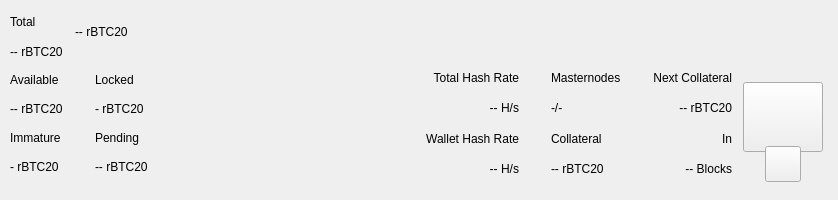
<?xml version="1.0" encoding="UTF-8"?>
<ui version="4.0">
 <class>TopBar</class>
 <widget class="QWidget" name="TopBar">
  <property name="geometry">
   <rect>
    <x>0</x>
    <y>0</y>
    <width>838</width>
    <height>200</height>
   </rect>
  </property>
  <property name="minimumSize">
   <size>
    <width>0</width>
    <height>200</height>
   </size>
  </property>
  <property name="maximumSize">
   <size>
    <width>16777215</width>
    <height>200</height>
   </size>
  </property>
  <property name="windowTitle">
   <string>Form</string>
  </property>
  <layout class="QVBoxLayout" name="verticalLayout_10" stretch="0">
   <property name="spacing">
    <number>0</number>
   </property>
   <property name="leftMargin">
    <number>0</number>
   </property>
   <property name="topMargin">
    <number>0</number>
   </property>
   <property name="rightMargin">
    <number>0</number>
   </property>
   <property name="bottomMargin">
    <number>0</number>
   </property>
   <item>
    <widget class="PFBorderImage" name="containerTop">
     <layout class="QVBoxLayout" name="verticalLayout_11">
      <property name="spacing">
       <number>0</number>
      </property>
      <property name="leftMargin">
       <number>0</number>
      </property>
      <property name="topMargin">
       <number>0</number>
      </property>
      <property name="rightMargin">
       <number>0</number>
      </property>
      <property name="bottomMargin">
       <number>0</number>
      </property>
      <item>
       <widget class="QWidget" name="top_container_2" native="true">
        <property name="minimumSize">
         <size>
          <width>0</width>
          <height>65</height>
         </size>
        </property>
        <layout class="QHBoxLayout" name="top_container">
         <property name="spacing">
          <number>0</number>
         </property>
         <property name="leftMargin">
          <number>10</number>
         </property>
         <property name="topMargin">
          <number>0</number>
         </property>
         <property name="rightMargin">
          <number>10</number>
         </property>
         <property name="bottomMargin">
          <number>0</number>
         </property>
         <item>
          <layout class="QHBoxLayout" name="horizontalLayout_4">
           <property name="spacing">
            <number>12</number>
           </property>
           <property name="rightMargin">
            <number>0</number>
           </property>
           <item>
            <widget class="QWidget" name="widgetAmount" native="true">
             <layout class="QVBoxLayout" name="verticalLayout_2">
              <property name="spacing">
               <number>2</number>
              </property>
              <property name="leftMargin">
               <number>0</number>
              </property>
              <property name="topMargin">
               <number>8</number>
              </property>
              <property name="rightMargin">
               <number>0</number>
              </property>
              <property name="bottomMargin">
               <number>0</number>
              </property>
              <item>
               <widget class="QLabel" name="labelTitle1">
                <property name="text">
                 <string>Total</string>
                </property>
               </widget>
              </item>
              <item>
               <widget class="PrivateQLabel" name="labelAmountPiv">
                <property name="text">
                 <string notr="true">-- rBTC20</string>
                </property>
               </widget>
              </item>
             </layout>
            </widget>
           </item>
           <item alignment="Qt::AlignVCenter">
            <widget class="QWidget" name="widgetTopAmount" native="true">
             <property name="sizePolicy">
              <sizepolicy hsizetype="Preferred" vsizetype="Maximum">
               <horstretch>0</horstretch>
               <verstretch>0</verstretch>
              </sizepolicy>
             </property>
             <layout class="QHBoxLayout" name="horizontalLayout_5">
              <property name="spacing">
               <number>0</number>
              </property>
              <property name="leftMargin">
               <number>0</number>
              </property>
              <property name="topMargin">
               <number>0</number>
              </property>
              <property name="rightMargin">
               <number>0</number>
              </property>
              <property name="bottomMargin">
               <number>0</number>
              </property>
              <item alignment="Qt::AlignTop">
               <widget class="PrivateQLabel" name="labelAmountTopPiv">
                <property name="minimumSize">
                 <size>
                  <width>0</width>
                  <height>36</height>
                 </size>
                </property>
                <property name="styleSheet">
                 <string notr="true">padding:0px;margin:0px;</string>
                </property>
                <property name="text">
                 <string notr="true">-- rBTC20</string>
                </property>
               </widget>
              </item>
             </layout>
            </widget>
           </item>
           <item>
            <spacer name="horizontalSpacer">
             <property name="orientation">
              <enum>Qt::Horizontal</enum>
             </property>
             <property name="sizeHint" stdset="0">
              <size>
               <width>40</width>
               <height>20</height>
              </size>
             </property>
            </spacer>
           </item>
           <item alignment="Qt::AlignRight">
            <widget class="QWidget" name="layoutSync" native="true">
             <property name="minimumSize">
              <size>
               <width>0</width>
               <height>36</height>
              </size>
             </property>
             <property name="maximumSize">
              <size>
               <width>16777215</width>
               <height>36</height>
              </size>
             </property>
             <layout class="QVBoxLayout" name="verticalLayout_9">
              <property name="leftMargin">
               <number>0</number>
              </property>
              <property name="topMargin">
               <number>0</number>
              </property>
              <property name="rightMargin">
               <number>0</number>
              </property>
              <property name="bottomMargin">
               <number>0</number>
              </property>
              <item>
               <widget class="ExpandableButton" name="pushButtonSync" native="true">
                <property name="minimumSize">
                 <size>
                  <width>36</width>
                  <height>36</height>
                 </size>
                </property>
                <property name="maximumSize">
                 <size>
                  <width>16777215</width>
                  <height>36</height>
                 </size>
                </property>
               </widget>
              </item>
             </layout>
            </widget>
           </item>
           <item>
            <widget class="ExpandableButton" name="pushButtonHDUpgrade" native="true">
             <property name="minimumSize">
              <size>
               <width>36</width>
               <height>36</height>
              </size>
             </property>
             <property name="maximumSize">
              <size>
               <width>16777215</width>
               <height>36</height>
              </size>
             </property>
            </widget>
           </item>
           <item>
            <widget class="ExpandableButton" name="pushButtonStack" native="true">
             <property name="minimumSize">
              <size>
               <width>36</width>
               <height>36</height>
              </size>
             </property>
             <property name="maximumSize">
              <size>
               <width>16777215</width>
               <height>36</height>
              </size>
             </property>
            </widget>
           </item>
           <item>
            <widget class="ExpandableButton" name="pushButtonConf" native="true">
             <property name="minimumSize">
              <size>
               <width>36</width>
               <height>36</height>
              </size>
             </property>
             <property name="maximumSize">
              <size>
               <width>16777215</width>
               <height>36</height>
              </size>
             </property>
            </widget>
           </item>
           <item>
            <widget class="ExpandableButton" name="pushButtonMasternodes" native="true">
             <property name="minimumSize">
              <size>
               <width>36</width>
               <height>36</height>
              </size>
             </property>
             <property name="maximumSize">
              <size>
               <width>16777215</width>
               <height>36</height>
              </size>
             </property>
            </widget>
           </item>
           <item>
            <widget class="ExpandableButton" name="pushButtonConsole" native="true">
             <property name="minimumSize">
              <size>
               <width>36</width>
               <height>36</height>
              </size>
             </property>
             <property name="maximumSize">
              <size>
               <width>16777215</width>
               <height>36</height>
              </size>
             </property>
            </widget>
           </item>
           <item>
            <widget class="ExpandableButton" name="pushButtonConnection" native="true">
             <property name="minimumSize">
              <size>
               <width>36</width>
               <height>36</height>
              </size>
             </property>
             <property name="maximumSize">
              <size>
               <width>16777215</width>
               <height>36</height>
              </size>
             </property>
            </widget>
           </item>
           <item>
            <widget class="ExpandableButton" name="pushButtonTor" native="true">
             <property name="minimumSize">
              <size>
               <width>36</width>
               <height>36</height>
              </size>
             </property>
             <property name="maximumSize">
              <size>
               <width>16777215</width>
               <height>36</height>
              </size>
             </property>
            </widget>
           </item>
           <item>
            <widget class="ExpandableButton" name="pushButtonLock" native="true">
             <property name="sizePolicy">
              <sizepolicy hsizetype="Expanding" vsizetype="Expanding">
               <horstretch>0</horstretch>
               <verstretch>0</verstretch>
              </sizepolicy>
             </property>
             <property name="minimumSize">
              <size>
               <width>36</width>
               <height>0</height>
              </size>
             </property>
             <property name="maximumSize">
              <size>
               <width>16777215</width>
               <height>36</height>
              </size>
             </property>
            </widget>
           </item>
           <item>
            <widget class="ExpandableButton" name="pushButtonTheme" native="true">
             <property name="minimumSize">
              <size>
               <width>36</width>
               <height>36</height>
              </size>
             </property>
             <property name="maximumSize">
              <size>
               <width>16777215</width>
               <height>36</height>
              </size>
             </property>
            </widget>
           </item>
           <item>
            <widget class="ExpandableButton" name="pushButtonFAQ" native="true">
             <property name="minimumSize">
              <size>
               <width>36</width>
               <height>36</height>
              </size>
             </property>
             <property name="maximumSize">
              <size>
               <width>16777215</width>
               <height>36</height>
              </size>
             </property>
            </widget>
           </item>
           <item>
            <widget class="ExpandableButton" name="pushButtonPrivacy" native="true">
             <property name="minimumSize">
              <size>
               <width>36</width>
               <height>36</height>
              </size>
             </property>
             <property name="maximumSize">
              <size>
               <width>16777215</width>
               <height>36</height>
              </size>
             </property>
            </widget>
           </item>
          </layout>
         </item>
        </layout>
       </widget>
      </item>
      <item>
       <widget class="QWidget" name="bottom_container" native="true">
        <property name="minimumSize">
         <size>
          <width>0</width>
          <height>135</height>
         </size>
        </property>
        <layout class="QHBoxLayout" name="botton_container">
         <property name="leftMargin">
          <number>10</number>
         </property>
         <property name="topMargin">
          <number>0</number>
         </property>
         <property name="rightMargin">
          <number>10</number>
         </property>
         <property name="bottomMargin">
          <number>10</number>
         </property>
         <item>
          <layout class="QHBoxLayout" name="horizontalLayout_3">
           <property name="spacing">
            <number>0</number>
           </property>
           <property name="bottomMargin">
            <number>9</number>
           </property>
           <item>
            <layout class="QVBoxLayout" name="verticalLayout_7">
             <property name="spacing">
              <number>0</number>
             </property>
             <property name="leftMargin">
              <number>0</number>
             </property>
             <property name="rightMargin">
              <number>0</number>
             </property>
             <item>
              <layout class="QHBoxLayout" name="horizontalLayout_2">
               <property name="spacing">
                <number>0</number>
               </property>
               <item>
                <layout class="QVBoxLayout" name="verticalLayout_6">
                 <item>
                  <widget class="QLabel" name="labelTitle5">
                   <property name="text">
                    <string>Available</string>
                   </property>
                  </widget>
                 </item>
                 <item>
                  <widget class="PrivateQLabel" name="labelAvailablePiv">
                   <property name="text">
                    <string>-- rBTC20</string>
                   </property>
                  </widget>
                 </item>
                 <item>
                  <widget class="QLabel" name="labelTitle4">
                   <property name="text">
                    <string>Immature</string>
                   </property>
                  </widget>
                 </item>
                 <item>
                  <widget class="PrivateQLabel" name="labelImmaturePiv">
                   <property name="text">
                    <string notr="true">- rBTC20</string>
                   </property>
                  </widget>
                 </item>
                </layout>
               </item>
               <item>
                <layout class="QVBoxLayout" name="verticalLayout_8">
                 <property name="leftMargin">
                  <number>32</number>
                 </property>
                 <item>
                  <widget class="QLabel" name="labelTitle6">
                   <property name="text">
                    <string>Locked</string>
                   </property>
                  </widget>
                 </item>
                 <item>
                  <widget class="PrivateQLabel" name="labelLockedPiv">
                   <property name="text">
                    <string>- rBTC20</string>
                   </property>
                  </widget>
                 </item>
                 <item>
                  <widget class="QLabel" name="labelTitle3">
                   <property name="text">
                    <string>Pending</string>
                   </property>
                  </widget>
                 </item>
                 <item>
                  <widget class="PrivateQLabel" name="labelPendingPiv">
                   <property name="text">
                    <string notr="true">-- rBTC20</string>
                   </property>
                  </widget>
                 </item>
                </layout>
               </item>
              </layout>
             </item>
            </layout>
           </item>
          </layout>
         </item>
         <item>
          <spacer name="horizontalSpacer_2">
           <property name="orientation">
            <enum>Qt::Horizontal</enum>
           </property>
           <property name="sizeHint" stdset="0">
            <size>
             <width>40</width>
             <height>20</height>
            </size>
           </property>
          </spacer>
         </item>
         <item>
          <layout class="QHBoxLayout" name="horizontalLayout_6">
           <property name="spacing">
            <number>0</number>
           </property>
           <property name="rightMargin">
            <number>0</number>
           </property>
           <property name="bottomMargin">
            <number>9</number>
           </property>
           <item>
            <widget class="QWidget" name="widgetStaking" native="true">
             <layout class="QVBoxLayout" name="verticalLayout_12">
              <property name="leftMargin">
               <number>32</number>
              </property>
              <property name="topMargin">
               <number>0</number>
              </property>
              <property name="rightMargin">
               <number>0</number>
              </property>
              <property name="bottomMargin">
               <number>0</number>
              </property>
              <item>
               <widget class="QLabel" name="labelNetworkHashRateTitle">
                <property name="text">
                 <string>Total Hash Rate</string>
                </property>
                <property name="textFormat">
                 <enum>Qt::AutoText</enum>
                </property>
                <property name="alignment">
                 <set>Qt::AlignRight|Qt::AlignTrailing|Qt::AlignVCenter</set>
                </property>
               </widget>
              </item>
              <item>
               <widget class="QLabel" name="labelNetworkHashRateValue">
                <property name="layoutDirection">
                 <enum>Qt::LeftToRight</enum>
                </property>
                <property name="text">
                 <string>-- H/s</string>
                </property>
                <property name="textFormat">
                 <enum>Qt::AutoText</enum>
                </property>
                <property name="alignment">
                 <set>Qt::AlignRight|Qt::AlignTrailing|Qt::AlignVCenter</set>
                </property>
               </widget>
              </item>
              <item>
               <widget class="QLabel" name="labelWalletHashRateTitle">
                <property name="text">
                 <string>Wallet Hash Rate</string>
                </property>
                <property name="textFormat">
                 <enum>Qt::AutoText</enum>
                </property>
                <property name="alignment">
                 <set>Qt::AlignRight|Qt::AlignTrailing|Qt::AlignVCenter</set>
                </property>
               </widget>
              </item>
              <item>
               <widget class="PrivateQLabel" name="labelWalletHashRateValue">
                <property name="text">
                 <string notr="true">-- H/s</string>
                </property>
                <property name="textFormat">
                 <enum>Qt::AutoText</enum>
                </property>
                <property name="alignment">
                 <set>Qt::AlignRight|Qt::AlignTrailing|Qt::AlignVCenter</set>
                </property>
               </widget>
              </item>
             </layout>
            </widget>
           </item>
           <item>
            <widget class="QWidget" name="widgetMasternodes" native="true">
             <layout class="QVBoxLayout">
              <property name="leftMargin">
               <number>32</number>
              </property>
              <property name="topMargin">
               <number>0</number>
              </property>
              <property name="rightMargin">
               <number>0</number>
              </property>
              <property name="bottomMargin">
               <number>0</number>
              </property>
              <item>
               <widget class="QLabel" name="labelMasternodesTitle">
                <property name="text">
                 <string>Masternodes</string>
                </property>
               </widget>
              </item>
              <item>
               <widget class="PrivateQLabel" name="labelMasternodeCount">
                <property name="text">
                 <string>-/-</string>
                </property>
               </widget>
              </item>
              <item>
               <widget class="QLabel" name="labelCollateralTitle">
                <property name="text">
                 <string>Collateral</string>
                </property>
               </widget>
              </item>
              <item>
               <widget class="QLabel" name="labelCollateralValue">
                <property name="text">
                 <string notr="true">-- rBTC20</string>
                </property>
               </widget>
              </item>
             </layout>
            </widget>
           </item>
           <item>
            <widget class="QWidget" name="widgetNextCollateral" native="true">
             <layout class="QVBoxLayout" name="verticalLayout_12">
              <property name="leftMargin">
               <number>32</number>
              </property>
              <property name="topMargin">
               <number>0</number>
              </property>
              <property name="rightMargin">
               <number>0</number>
              </property>
              <property name="bottomMargin">
               <number>0</number>
              </property>
              <item>
               <widget class="QLabel" name="labelNextMasternodesTitle">
                <property name="text">
                 <string>Next Collateral</string>
                </property>
                <property name="textFormat">
                 <enum>Qt::AutoText</enum>
                </property>
                <property name="alignment">
                 <set>Qt::AlignRight|Qt::AlignTrailing|Qt::AlignVCenter</set>
                </property>
               </widget>
              </item>
              <item>
               <widget class="QLabel" name="labelNextCollateralValue">
                <property name="text">
                 <string>-- rBTC20</string>
                </property>
                <property name="textFormat">
                 <enum>Qt::AutoText</enum>
                </property>
                <property name="alignment">
                 <set>Qt::AlignRight|Qt::AlignTrailing|Qt::AlignVCenter</set>
                </property>
               </widget>
              </item>
              <item>
               <widget class="QLabel" name="labelRemainingBlocks">
                <property name="text">
                 <string>In</string>
                </property>
                <property name="textFormat">
                 <enum>Qt::AutoText</enum>
                </property>
                <property name="alignment">
                 <set>Qt::AlignRight|Qt::AlignTrailing|Qt::AlignVCenter</set>
                </property>
               </widget>
              </item>
              <item>
               <widget class="QLabel" name="labelNextCollateralBlocks">
                <property name="text">
                 <string notr="true">-- Blocks</string>
                </property>
                <property name="textFormat">
                 <enum>Qt::AutoText</enum>
                </property>
                <property name="alignment">
                 <set>Qt::AlignRight|Qt::AlignTrailing|Qt::AlignVCenter</set>
                </property>
               </widget>
              </item>
             </layout>
            </widget>
           </item>
          </layout>
         </item>
         <item>
          <widget class="QWidget" name="qrContainer" native="true">
           <property name="sizePolicy">
            <sizepolicy hsizetype="Preferred" vsizetype="Minimum">
             <horstretch>0</horstretch>
             <verstretch>0</verstretch>
            </sizepolicy>
           </property>
           <property name="minimumSize">
            <size>
             <width>90</width>
             <height>110</height>
            </size>
           </property>
           <property name="maximumSize">
            <size>
             <width>90</width>
             <height>110</height>
            </size>
           </property>
           <layout class="QVBoxLayout" name="containerQR">
            <property name="spacing">
             <number>0</number>
            </property>
            <property name="leftMargin">
             <number>5</number>
            </property>
            <property name="topMargin">
             <number>10</number>
            </property>
            <property name="rightMargin">
             <number>5</number>
            </property>
            <property name="bottomMargin">
             <number>0</number>
            </property>
            <item>
             <widget class="QPushButton" name="btnQr">
              <property name="minimumSize">
               <size>
                <width>70</width>
                <height>70</height>
               </size>
              </property>
              <property name="maximumSize">
               <size>
                <width>16777215</width>
                <height>70</height>
               </size>
              </property>
              <property name="focusPolicy">
               <enum>Qt::NoFocus</enum>
              </property>
              <property name="text">
               <string/>
              </property>
              <property name="iconSize">
               <size>
                <width>70</width>
                <height>70</height>
               </size>
              </property>
             </widget>
            </item>
            <item>
             <spacer name="verticalSpacer">
              <property name="orientation">
               <enum>Qt::Vertical</enum>
              </property>
              <property name="sizeType">
               <enum>QSizePolicy::Fixed</enum>
              </property>
              <property name="sizeHint" stdset="0">
               <size>
                <width>20</width>
                <height>20</height>
               </size>
              </property>
             </spacer>
            </item>
            <item alignment="Qt::AlignHCenter|Qt::AlignBottom">
             <widget class="QPushButton" name="pushButtonQR">
              <property name="minimumSize">
               <size>
                <width>36</width>
                <height>36</height>
               </size>
              </property>
              <property name="maximumSize">
               <size>
                <width>36</width>
                <height>36</height>
               </size>
              </property>
              <property name="focusPolicy">
               <enum>Qt::NoFocus</enum>
              </property>
              <property name="text">
               <string/>
              </property>
             </widget>
            </item>
           </layout>
          </widget>
         </item>
        </layout>
       </widget>
      </item>
     </layout>
    </widget>
   </item>
  </layout>
 </widget>
 <customwidgets>
  <customwidget>
   <class>ExpandableButton</class>
   <extends>QWidget</extends>
   <header>qt/pivx/expandablebutton.h</header>
   <container>1</container>
  </customwidget>
  <customwidget>
   <class>PFBorderImage</class>
   <extends>QFrame</extends>
   <header>qt/pivx/pfborderimage.h</header>
   <container>1</container>
  </customwidget>
  <customwidget>
   <class>PrivateQLabel</class>
   <extends>QLabel</extends>
   <header>qt/pivx/privatelabel.h</header>
   <container>0</container>
  </customwidget>
 </customwidgets>
 <resources/>
 <connections/>
</ui>
